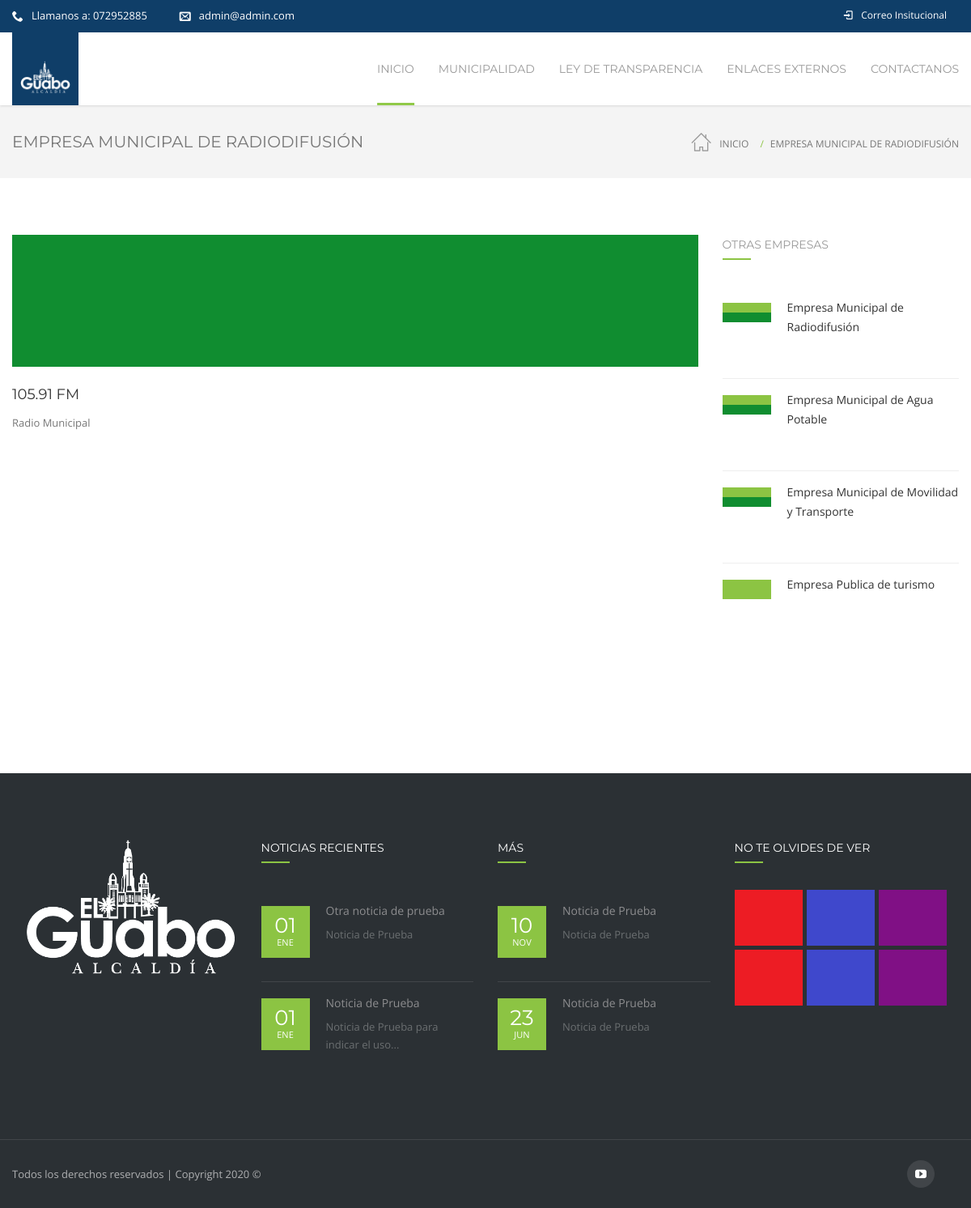
Page /empresa/1/ on the committed database.
### Apps/Inicio/models.py (models this page shows)
class Institucion(models.Model):
    nombre= models.CharField(max_length=60)
    logo = models.ImageField(upload_to="logo",null=True,blank=True)
    direccion = models.CharField(max_length=120,null=True,blank=True)
    telefono=models.CharField(max_length=60,null=True,blank=True)
    email = models.EmailField(max_length=150,null=True,blank=True)
    mision =RichTextUploadingField(null=True,blank=True)
    vision= RichTextUploadingField(null=True,blank=True)
    objetivos = RichTextUploadingField(null=True,blank=True)
    facebook=models.CharField(max_length=200,null=True,blank=True)
    twitter=models.CharField(max_length=200,null=True,blank=True)
    google_plus=models.CharField(max_length=200,null=True,blank=True)
    youtube=models.CharField(max_length=200,null=True,blank=True)
    class Meta:
        verbose_name_plural = "1. Institución"

class Empresas(models.Model):
    nombre= models.CharField(max_length=120)
    descripcion = models.TextField()
    color_slide= ColorField(default="#ff441")
    icono =models.CharField(max_length=120, choices=(("icon-truck","icon-truck"),("icon-truck2","icon-truck2"),("icon-microphone","icon-microphone"),
                                                     ("icon-earth","icon-earth"),("icon-earth2","icon-earth2"),("icon-disk","icon-disk"),("icon-disk2","icon-disk2")))
    imagen= models.ImageField(upload_to="radio", null=True,blank=True)
    pagina = RichTextField()
    class Meta:
        verbose_name_plural = "Empresas"

class Noticias(models.Model):
    fecha=models.DateTimeField()
    titulo=models.CharField(max_length=200)
    banner = models.ImageField(upload_to="noticias/banner",null=True,blank=True)
    imagen =models.ImageField(upload_to='noticias', help_text="Imagen de 585 x 480")
    descripcion_corta =models.CharField(max_length=160)
    pagina = RichTextUploadingField()
    visitas =models.IntegerField(default=1)
    class Meta:
        verbose_name_plural ="5. Noticias"

### Apps/Inicio/views.py (the view)
# urls.py: path('empresa/<int:id>/',empresa),
def empresa(request,id):
    institucion = Institucion.objects.first()
    empresas=Empresas.objects.all()
    contexto = {
        'correo': institucion.email,
        'telefono': institucion.telefono,
        'logo': institucion.logo,
        'institucion': institucion,
        'noticias': Noticias.objects.all().order_by("-fecha"),
        'proyectos': Proyectos.objects.all(),
        'empresa':empresas.get(id=id),
        'empresas':empresas
    }
    return render(request,'empresas.html',contexto)

### templates/empresas.html (shortened to what this page needs)
{% extends 'home-7.html' %}
{% block contenido %}
            <div class="page-content-wrap">
                <header class="rich-header blog-header version1 icon-dark" data-parallax="false" style="">
                    <div class="container nz-clearfix">
                        <h1 style="">{{empresa.nombre|upper}}</h1>
                        <div style="color:#777777;" class="nz-breadcrumbs nz-clearfix">
                            <a href="/">Inicio</a>
                            <span class="current">{{ empresa.nombre }}</span>
                        </div>
                    </div>
                </header>
                <div class="blog-layout-wrap medium sidebar-false" id="nz-target">
                    <div class="container">
                        <section class='content nz-clearfix'>
                            <section class="main-content left">
                                <div class="blog-post">
                                    <article data-grid="ninzio_01" class="post-195 post type-post status-publish format-standard has-post-thumbnail hentry category-design tag-design tag-logo tag-repairing tag-shopping tag-smart" id="post-195">
                                        {% if empresa.imagen %}
                                            <div class="nz-thumbnail"><img width="870" height="570" src="/media/{{ empresa.imagen}}" class="attachment-full size-full wp-post-image" alt="blog1"  /></div>
                                        {% endif %}
                                        <div class="post-body" style="padding-top: 20px">
                                            <h1 class="post-title">{{empresa.descripcion }}</h1>
                                            <div class="single-post-content">
                                                {{ empresa.pagina|safe }}
                                             </div>
                                        </div>
                                    </article>
                                </div>
                            </section>
                            <aside class="sidebar">
                                <aside class='blog-widget-area-single widget-area'>
                                    <div id="nz-recent-posts-3" class="widget widget_nz_recent_entries">
                                        <h6 class="widget_title">Otras Empresas</h6>
                                        <ul>
                                            {% for empresa in empresas %}
                                            <li class="post">
                                                <div class="post-date-custom" style="padding: 0px">
                                                    <img src="/media/{{empresa.imagen}}" alt="">
                                                </div>
                                                <div class="post-body">
                                                    <a class="post-title" href="/empresa/{{ empresa.id }}">{{empresa.nombre|linebreaksbr}}</a>
                                                </div>
                                            </li>
                                            {% endfor %}
                                        </ul>
                                    </div>
                                </aside>
                            </aside>
                        </section>
                    </div>
                </div>
            </div>
{% endblock %}

### templates/home-7.html (shortened to what this page needs)
<!DOCTYPE html>
<html class="no-js  blank-false " lang="es-EC">
<head>
    <link rel='stylesheet' href='/static/css/settings.css' type='text/css' media='all' />
    <link rel='stylesheet' href='/static/css/style.css' type='text/css' media='all' />
    <link rel='stylesheet' href='/static/css/js_composer.min.css' type='text/css' media='all' />
</head>
<body class="home page page-id-7 page-template page-template-page-vc page-template-page-vc-php wpb-js-composer js-comp-ver-4.11.2 vc_responsive ">
    <div id="gen-wrap">
        <div id="wrap" class="nz-wide">
            <header class="header desk version1 stuck-false top-true sl-false search-true cart-true iversion-dark effect-underline subeffect-ghost fixed-true fiversion-dark">
                <div class="header-top" style="background: #0f3e68;">
                        <div class="container nz-clearfix">
                            <div class="slogan nz-clearfix">
                                <div class="nz-bar"><span class="nz-icon none small icon-phone animate-false"></span><span class="header-top-label">Llamanos
                                </span> a: {{telefono}}</div>
                                <div class="nz-bar"><span class="nz-icon none small icon-envelope animate-false"></span>{{correo}}</div>
                            </div>
                            <nav class="header-top-menu nz-clearfix">
                                <ul class="menu">
                                    <li class="icon-login menu-item"><a href="/"><span class="mi"></span><span class="txt">Correo Insitucional</span></a></li>
                                </ul>
                            </nav>
                        </div>
                    </div>
                <div class="header-content">
                    <div class="header-body">
                        <div class="container nz-clearfix">
                            <div class="logo logo-desk">
                                <a href="/" title="El Guabo" style="background: #0f3e68; padding: 10px">
                                    <img style="max-width:149px;max-height:41px;" src="/media/{{logo}}" alt="Focuson">
                                </a>
                            </div>
                            <nav class="header-menu desk-menu nz-clearfix">
                                <ul id="header-menu" class="menu">
                                    <li class="menu-item current-menu-item menu-item-has-children" data-mm="false" data-mmc="2">
                                        <a href="/"><span class="txt">Inicio</span></a>
                                    </li>
                                    <li class="menu-item menu-item-has-children" data-mm="false" data-mmc="2">
                                        <a href="#"><span class="txt">Municipalidad</span></a>
                                    </li>
                                    <li class="menu-item menu-item-has-children" data-mm="false" data-mmc="2">
                                        <a href="#"><span class="txt">Ley de Transparencia</span></a>
                                    </li>
                                    <li class="menu-item menu-item-has-children"><a href="#"><span class="txt">Enlaces Externos</span></a>
                                    </li>
                                    <li class="menu-item menu-item-has-children" data-mm="false" data-mmc="2">
                                        <a href="/contacto/"><span class="txt">Contactanos</span></a>
                                    </li>
                                </ul>
                            </nav>
                        </div>
                    </div>
                </div>
            </header>
            <div class="page-content-wrap">
            {% block contenido %}{% endblock %}
            {% block footer %}
                <footer class='footer'>
                    <div class="footer-widget-area nz-clearfix">
                        <div class="container">
                            <aside class="footer-widget-area widget-area nz-clearfix">
                                <div id="text-2" class="widget widget_text">
                                    <div class="textwidget"><img src="/media/{{ logo }}" alt="Focuson">
                                        <div class="gap nz-clearfix" style="height:35px">&nbsp;</div>
                                        <div class="gap nz-clearfix" style="height:25px">&nbsp;</div></div>
                                </div>
                                <div id="nz-recent-posts-2" class="widget widget_nz_recent_entries">
                                    <h6 class="widget_title">Noticias Recientes</h6>
                                    <ul>
                                        {% for noticia in noticias %}
                                            {% if forloop.counter <= 2 %}
                                                <li class="post">
                                                    <div class="post-date-custom"><span>{{noticia.fecha|date:"d"}}</span><span>{{noticia.fecha|date:"M"}}</span></div>
                                                    <div class="post-body">
                                                        <a class="post-title" href="/noticias_/{{ noticia.id }}/{{noticia.fecha|date:"m"}}">{{noticia.titulo}}</a>
                                                        <div class="widget-post-category">{{ noticia.descripcion_corta|truncatechars:40 }}</div>
                                                    </div>
                                                </li>
                                            {% endif %}
                                        {% endfor %}
                                    </ul>
                                </div>
                                <div id="nz-recent-posts-2" class="widget widget_nz_recent_entries">
                                <h6 class="widget_title"> Más</h6>
                                    <ul>
                                        {% for noticia in noticias %}
                                            {% if forloop.counter > 2 and forloop.counter <= 4 %}
                                                <li class="post">
                                                    <div class="post-date-custom"><span>{{noticia.fecha|date:"d"}}</span><span>{{noticia.fecha|date:"M"}}</span></div>
                                                    <div class="post-body">
                                                        <a class="post-title" href="/noticias_/{{ noticia.id }}/{{noticia.fecha|date:"m"}}">{{noticia.titulo}}</a>
                                                        <div class="widget-post-category">{{ noticia.descripcion_corta|truncatechars:40 }}</div>
                                                    </div>
                                                </li>
                                            {% endif %}
                                        {% endfor %}
                                    </ul>
                                </div>
                                <div id="mailchimp-4" class="widget widget_mailchimp">
                                    <h6 class="widget_title">No te olvides de ver</h6>
                                    <div class="recent-projects nz-clearfix">
                                        {% for proyecto in proyectos %}
                                        <div class="post nz-clearfix">
                                            <a href="/proyecto/{{proyecto.id}}" title="Jurong Hub">
                                                <div class="nz-thumbnail">
                                                </div>
                                            </a>
                                        </div>
                                        {% endfor %}
                                    </div>
                                </div>
                            </aside>
                        </div>
                    </div>
                    <div class="footer-info-area nz-clearfix">
                        <div class="container">
                            <div class="footer-copyright nz-clearfix">
                                Todos los derechos reservados | Copyright 2020 ©
                            </div>
                            <div class="social-links">
                                {% if institucion.youtube %}
                                <a class="icon-youtube" href="{{ institucion.youtube }}" title="youtube" target="_blank"></a>
                                {% endif %}
                            </div>
                        </div>
                    </div>
                </footer>
            {% endblock %}
            </div>
        </div>
    </div>
</body>
</html>

### static/css/header-im.css (style rules this page uses)
.icon-login>a>.mi:before { content:"\e8b9"; }

### rows in the picture
Institucion: telefono "072952885", email "admin@admin.com", logo (picture)
Empresas: nombre "EMPRESA MUNICIPAL DE RADIODIFUSIÓN", imagen (picture), descripcion "105.91 FM", pagina "Radio Municipal", nombre "Empresa Municipal de Radiodifusión"
Empresas: imagen (picture), nombre "Empresa Municipal de Agua Potable"
Empresas: imagen (picture), nombre "Empresa Municipal de Movilidad y Transporte"
Empresas: nombre "Empresa Publica de turismo"
Noticias: fecha "01", fecha "ENE", titulo "Otra noticia de prueba", descripcion_corta "Noticia de Prueba"
Noticias: fecha "01", fecha "ENE", titulo "Noticia de Prueba", descripcion_corta "Noticia de Prueba para indicar el uso..."
Noticias: fecha "10", fecha "NOV", titulo "Noticia de Prueba", descripcion_corta "Noticia de Prueba"
Noticias: fecha "23", fecha "JUN", titulo "Noticia de Prueba", descripcion_corta "Noticia de Prueba"
